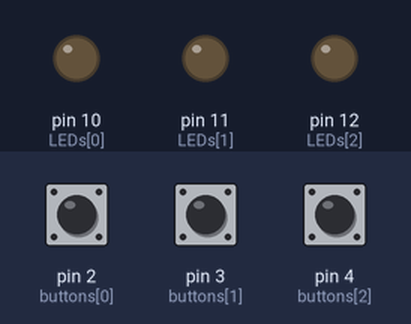
This sketch was run on a simulated Arduino Uno, built with avr-gcc and run on an emulated ATmega328P. On the bench: output pins drawn as LEDs (lit = HIGH). Inputs (shaded band) come from the test bench; at power-on: pin 2 (buttons[0]) LOW, pin 3 (buttons[1]) LOW, pin 4 (buttons[2]) LOW. What the sketch prints to the serial monitor is not drawn.

Above: at 1.2 s.
1.3 s: pin 2 (buttons[0]) pulled HIGH for 0.15 s
At 1.37 s:
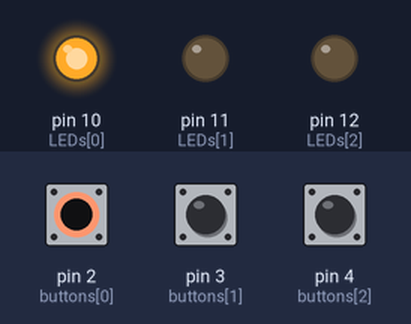
2.9 s: pin 3 (buttons[1]) pulled HIGH for 0.15 s
At 2.98 s:
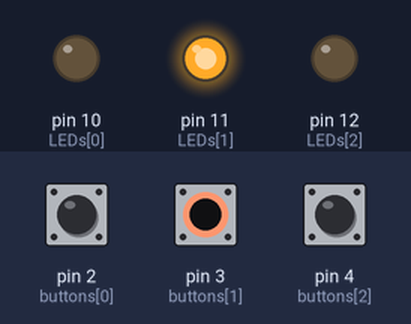
4.5 s: pin 4 (buttons[2]) pulled HIGH for 0.15 s
At 4.57 s:
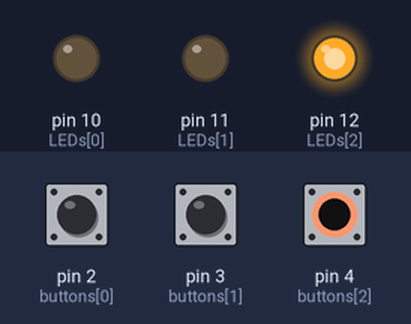
6.1 s: pin 4 (buttons[2]) pulled HIGH for 3.2 s
At 10.5 s:
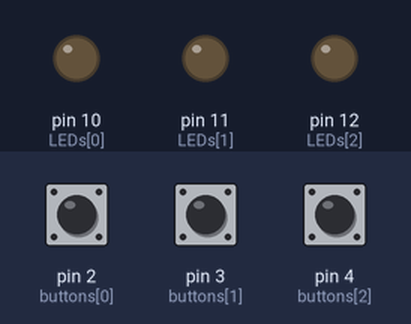
10.8 s: pin 2 (buttons[0]) pulled HIGH for 3.2 s
At 11.7 s:
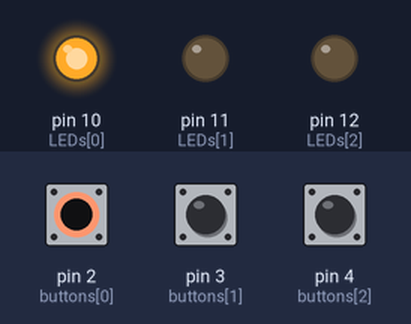
15.5 s: pin 2 (buttons[0]) driven HIGH and pin 3 (buttons[1]) driven HIGH
At 16.6 s:
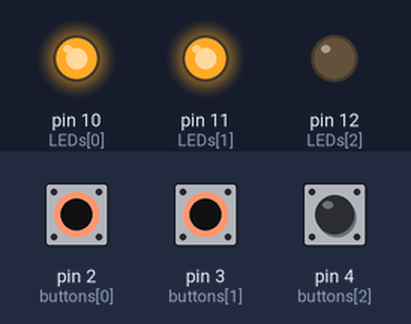
Timing chart, 0 to 18.0 s (numbered marks = the images above; inputs shaded):
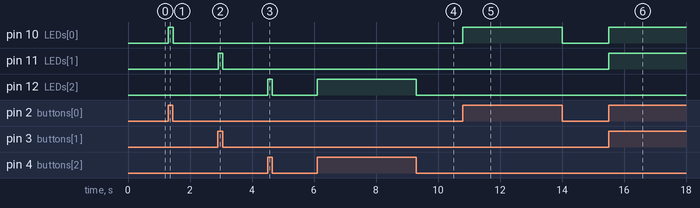

Measured:
- after the input at 1.3 s, pin 10 (LEDs[0]): LOW → HIGH at once, → LOW 0.15 s later
- after the input at 2.9 s, pin 11 (LEDs[1]): LOW → HIGH at once, → LOW 0.15 s later
- after the input at 4.5 s, pin 12 (LEDs[2]): LOW → HIGH at once, → LOW 0.15 s later
- after the input at 6.1 s, pin 12 (LEDs[2]): LOW → HIGH at once, → LOW 3.2 s later
- after the input at 10.8 s, pin 10 (LEDs[0]): LOW → HIGH at once, → LOW 3.2 s later
- after the input at 15.5 s, pin 10 (LEDs[0]), pin 11 (LEDs[1]): LOW → HIGH at once

The sketch:

arduino.ino
```cpp
#define BUTTONS 3
int buttons[] = {2, 3, 4}; // Pulsadores
int pressed[] = {0, 0, 0}; // Presionado
int LEDs[] = {10, 11, 12}; // LEDs
char events[] = {'a', 'b', 'c'}; // Eventos
void setup() {
  for (int i = 0; i < BUTTONS; i++) {
    pinMode(buttons[i], INPUT); // Pulsadores
    pinMode(LEDs[i], OUTPUT); // LEDs
  }
  Serial.begin(9600); // Puerto serie
}
void setPressed(int i) {
  if (pressed[i])
    return;
  digitalWrite(LEDs[i], HIGH);
  pressed[i] = 1;
  Serial.print(events[i]);
}
void clearPressed(int i) {
  if (!pressed[i])
    return;
  digitalWrite(LEDs[i], LOW);
  pressed[i] = 0;
}
void loop() {
  for (int i = 0; i < BUTTONS; i++)
    if (digitalRead(buttons[i]) == HIGH)
      setPressed(i);
    else
      clearPressed(i);
  delay(10);
}
```
